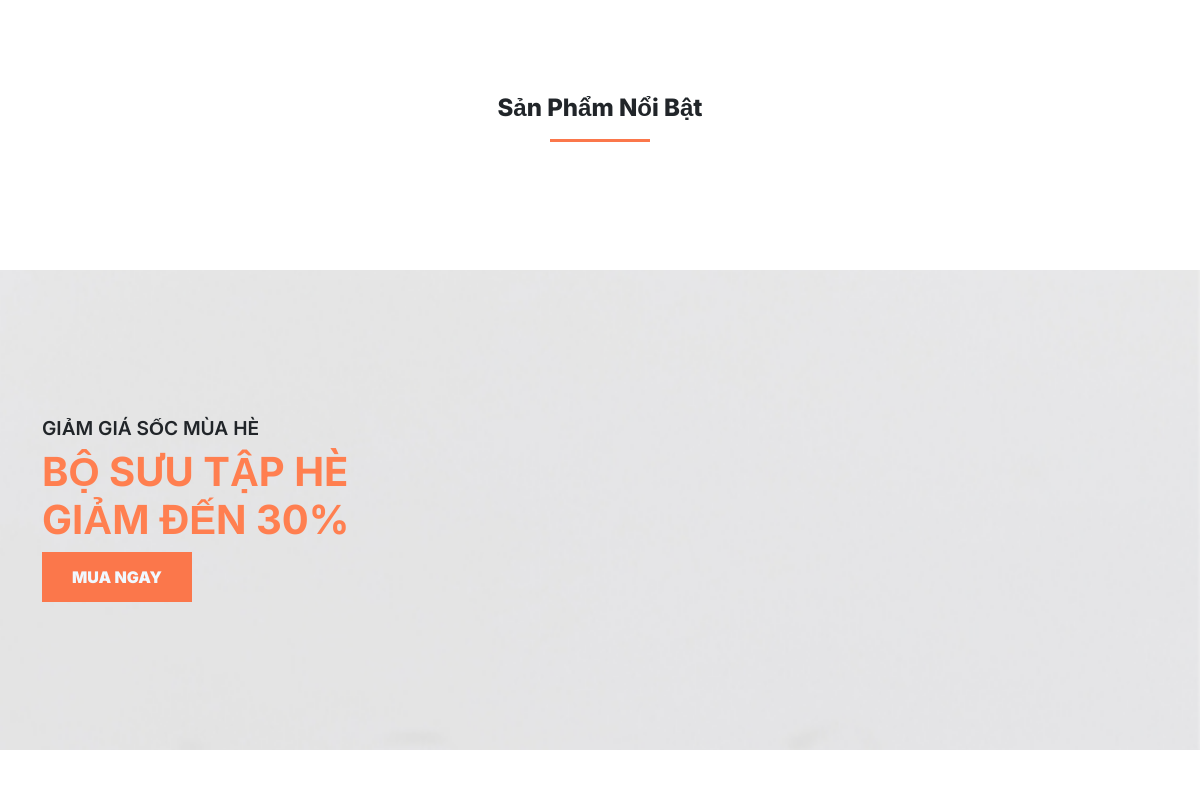
Before: / (middle part) with the older database file.
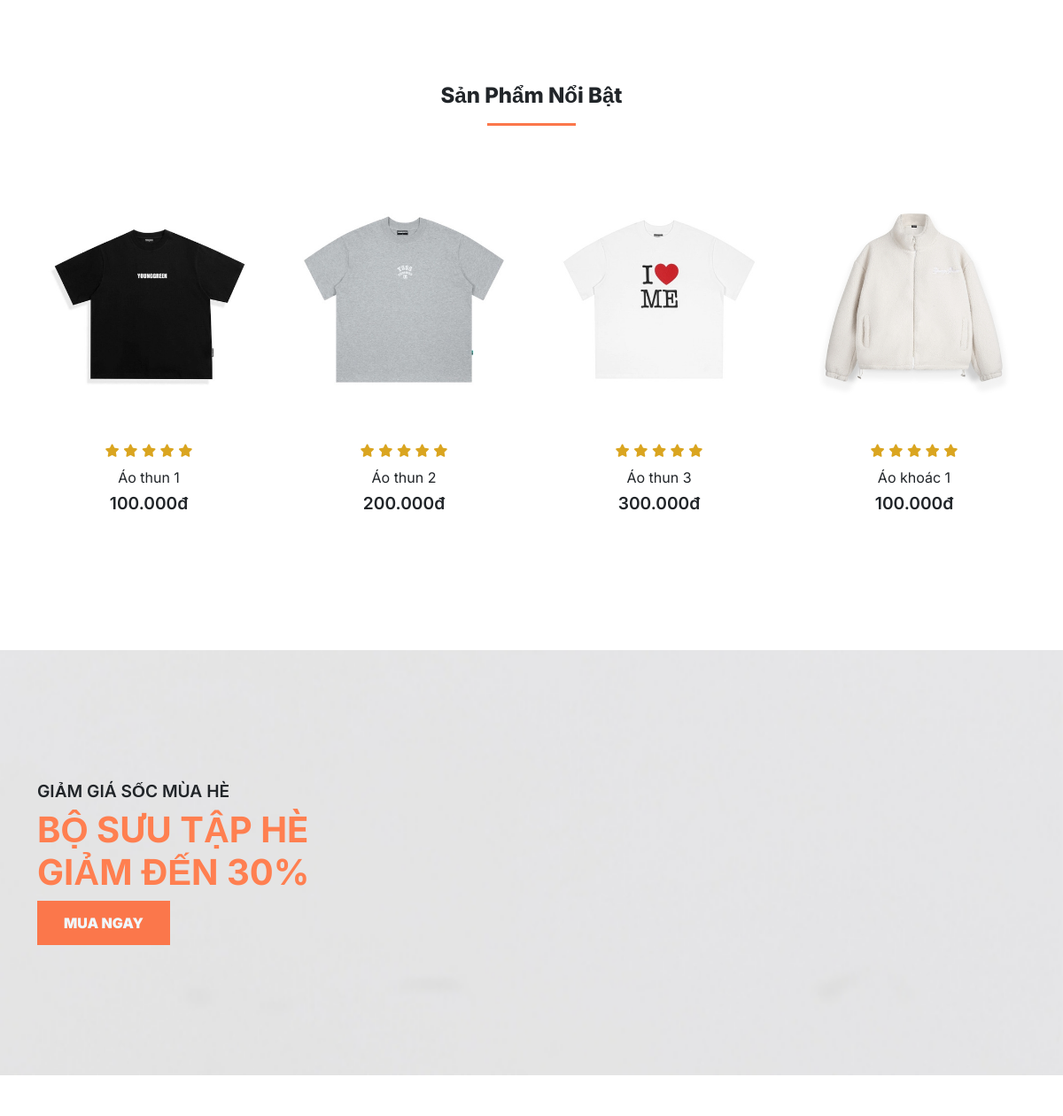
After: the same page with the newer database file.
### tables this page shows
CREATE TABLE `products` (
  `product_id` int(11) NOT NULL,
  `product_name` varchar(255) NOT NULL,
  `category_id` int(11) NOT NULL,
  `product_description` varchar(1000) NOT NULL,
  `product_image` varchar(255) NOT NULL,
  `product_image2` varchar(255) NOT NULL,
  `product_image3` varchar(255) NOT NULL,
  `product_image4` varchar(255) NOT NULL,
  `product_price` decimal(12,2) NOT NULL,
  `product_color` varchar(100) NOT NULL,
  `product_status` varchar(255) NOT NULL DEFAULT 'Đang bán'
);

### server/get_featured_products.php (called while the page is built)
<?php
include 'connection.php';
$stmt = $conn->prepare("SELECT * FROM products LIMIT 4");
$stmt->execute();
$featured_products = $stmt->get_result();

### index.php (the view, shortened to what this page needs)
<!DOCTYPE html>
<html lang="en">
<head>
  <link href="https://cdn.jsdelivr.net/npm/bootstrap@5.1.3/dist/css/bootstrap.min.css" rel="stylesheet"
>
  <link rel="stylesheet" href="assets/css/style.css">
</head>
<body>
  <section id="featured" class="my-5 pb-3">
    <div class="container text-center mt-3 py-5">
      <h3>Sản Phẩm Nổi Bật</h3>
      <hr class="mx-auto">
    </div>
    <div class="row mx-auto container-fluid">
      <?php include('server/get_featured_products.php'); ?>
      <?php while ($row = $featured_products->fetch_assoc()) { ?>
        <div class="product text-center col-lg-3 col-md-4 col-sm-12">
          <img src="<?php echo $row['product_image']; ?>" alt="featured_1_img" class="img-fluid mb-3">
          <div class="star">
            <i class="fa-solid fa-star"></i>
            <i class="fa-solid fa-star"></i>
            <i class="fa-solid fa-star"></i>
            <i class="fa-solid fa-star"></i>
            <i class="fa-solid fa-star"></i>
          </div>
          <h5 class="p-name"><?php echo $row['product_name'] ?></h5>
          <h4 class="p-price"><?php echo number_format($row['product_price'], 0, ',', '.'); ?>đ</h4>
          <a href="single_product.php?product_id=<?php echo $row['product_id']; ?>">
          </a>
        </div>
      <?php } ?>
    </div>
  </section>
  <section id="banner" class="my-5 py-5">
    <div class="container">
      <h4>GIẢM GIÁ SỐC MÙA HÈ</h4>
      <h1>BỘ SƯU TẬP HÈ <br> GIẢM ĐẾN 30%</h1>
      <button onclick="window.location.href='shop.php'" class="text-uppercase">Mua Ngay</button>
    </div>
  </section>
</body>
</html>

Changed rows visible on the page:
added products: product_image (picture), product_name "Áo thun 1", product_price "100.000"
added products: product_image (picture), product_name "Áo thun 2", product_price "200.000"
added products: product_image (picture), product_name "Áo thun 3", product_price "300.000"
added products: product_image (picture), product_name "Áo khoác 1", product_price "100.000"
